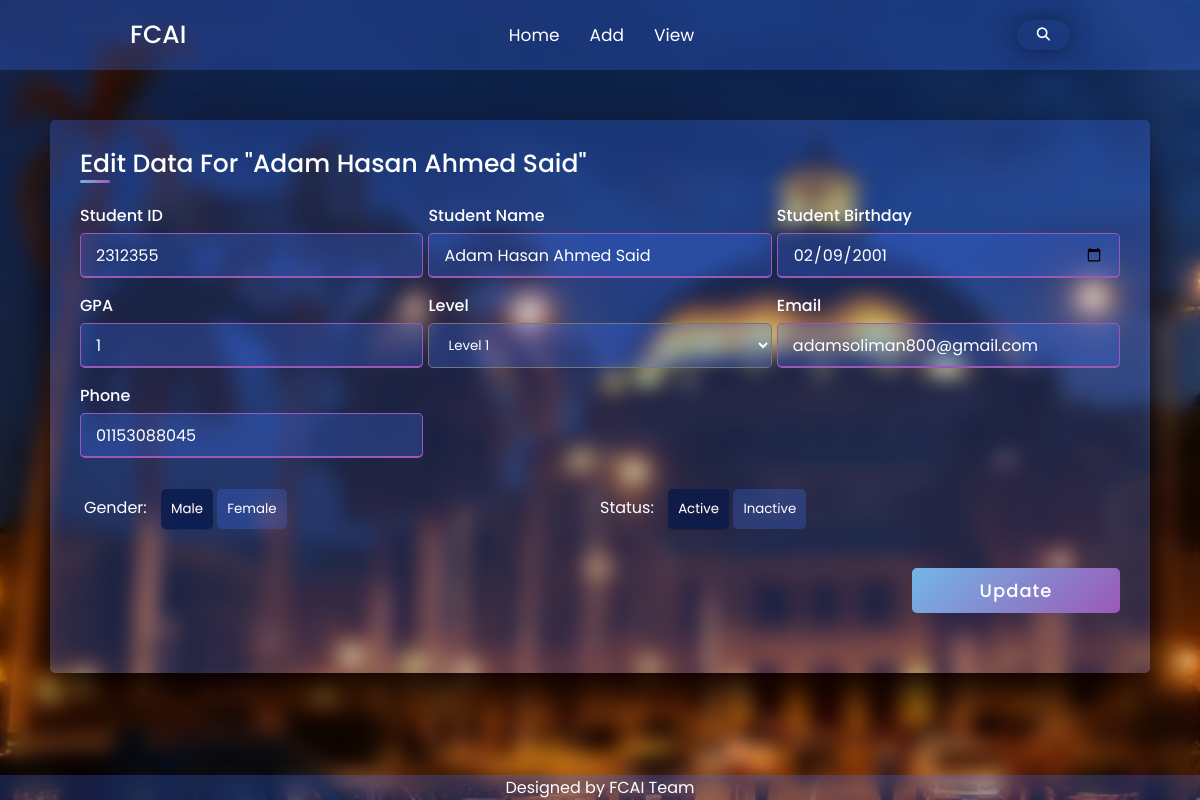
Page /edit/28 on the committed database.
### student/models.py (models this page shows)
class Student(models.Model):
    sid = models.IntegerField()
    sBD = models.DateField()
    name = models.CharField(max_length = 500)
    phone = models.CharField(max_length=11)
    email = models.CharField(max_length = 500)
    level = models.CharField(max_length = 10)
    Dpt = models.CharField(max_length = 200, null=True, blank=True)
    sgpa = models.CharField(max_length=200)
    level = models.CharField(max_length=200)
    gender = models.BooleanField(default= True)
    stat = models.BooleanField(default = True)

### student/views.py (the view)
# urls.py: path('edit/<int:id>' , views.Edit , name = 'Edit'),
def Edit(request, id):
    editStudent = Student.objects.get(id = id)
    return render(request , 'student/Edit.html', {'editStudent' : editStudent})

### templates/student/Edit.html (shortened to what this page needs)
{% load static %}
<!DOCTYPE html>
<html lang="en">
<head>
    <link rel="stylesheet" href="{% static 'css/styles.css' %}">
    <link href='https://unpkg.com/boxicons@2.1.1/css/boxicons.min.css' rel='stylesheet'>
    <link rel="stylesheet" href="https://cdnjs.cloudflare.com/ajax/libs/font-awesome/6.1.1/css/all.min.css" />
</head>
<body>
        <header>
            <nav>
                <div class="nav-bar">
                    <span class="logo"><a href="#">FCAI</a></span>
                    <div class="menu">
                        <ul class="nav-links">
                            <li><a href="{% url 'index' %}">Home</a></li>
                            <li><a href="{% url 'add' %}">Add</a></li>
                            <li><a href="{% url 'view' %}">View</a></li>
                        </ul>
                    </div>
                    <form class="searchContainer"  method=POST  action = "{% url 'result' %}">
                        <button type="submit" class="searchBtn">
                          <i class="fas fa-search"></i>
                        </button>
                      </form>
                </div>
            </nav>
        </header>
    <section>
        <div class="addForm">
            <div class="addTitle">Edit Data For "{{editStudent.name}}"</div>
            <div class="addFormContent">
              <form action="{% url 'editting' editStudent.id %}" id="form" method = POST>
                <div class="stdDetails addCustomDisplay">
                  <div class="input-box editInputWidth">
                    <label for="ID">Student ID</label>
                    <input type="number" id="ID" name="id" value="{{editStudent.sid}}" required>
                  </div>
                  <div class="input-box editInputWidth">
                    <label for="name">Student Name</label>
                    <input type="text" id="name" name="name" value="{{editStudent.name}}" required>
                  </div>
                  <div class="input-box editInputWidth">
                    <label for="BD">Student Birthday</label>
                    <input type="date" id="Bd" name="Birthday"required value="{{editStudent.sBD|date:'Y-m-d'}}">
                  </div>
                  <div class="input-box editInputWidth">
                    <label for="GPA">GPA</label>
                    <input type="number" id="GPA" name="GPA" value="{{editStudent.sgpa}}" required>
                  </div>
                  <div class="input-box editInputWidth">
                    <label for="level">Level</label>
                    <div class="select">
                        <select class="levelsOptions" id="levels" name = "level" onchange="getSelectValue()">
                          <option value="Level 1">Level 1</option>
                        </select>
                      </div>
                  </div>
                  <div class="input-box editInputWidth">
                    <label for="Email">Email</label>
                    <input type="email" id="email" name="email" value="{{editStudent.email}}" required>
                  </div>
                  <div class="input-box editInputWidth">
                    <label for="phone">Phone</label>
                    <input type="number" id="phone" name="phone" value="{{editStudent.phone}}" required>
                  </div>
                </div>
                <div class="radio">
                  <div class="gender">
                    <label for="gender">Gender:</label>
                    {% if editStudent.gender == True  %}
                      <input label="Male" type="radio" name="gender" value="True" checked required>
                      <input label="Female" type="radio" name="gender" value="False" required>
                    {% else %}
                      <input label="Male" type="radio" name="gender" value="True" required>
                      <input label="Female" type="radio" name="gender" value="False" checked required>
                    {% endif %}
                  </div>
                  <div class="status">
                    <label for="status">Status:</label>
                    {% if editStudent.stat == True  %}
                      <input label="Active" type="radio" name="status" value="True" checked required>
                      <input label="Inactive" type="radio" name="status" value="False" required>
                    {% else %}
                      <input label="Active" type="radio" name="status" value="True" required>
                      <input label="Inactive" type="radio" name="status" value="False" checked required>
                    {% endif %}
                  </div>
                </div>
                <div class="button">
                  <div id="status">
                  </div>
                  <input type="submit" value="Update" id="update">
                </div>
              </form>
            </div>
          </div>
    </section>
    <footer>
        <p>Designed by FCAI Team</p>
    </footer>
</body>
</html>

### static/css/styles.css (style rules this page uses)
* { margin: 0; padding: 0; box-sizing: border-box; font-family: 'Poppins', sans-serif; }
:root { --body-color: #E4E9F7; --nav-color: #4070f445; --side-nav: #010718; --text-color: #FFF; --search-bar: #F2F2F2; --search-text: #010718; --Dark-color: #24252657; }
body { min-height: 100vh; height: auto; background-image: url('../image/cover_cairo.jpg'); background-size: cover; background-position: center; backdrop-filter: blur(10px); background-repeat: no-repeat; }
#status { display: flex; justify-content: left; align-items: center; border-radius: 10px; padding: 0px 10px 0px 10px; color: var(--text-color); }
nav { top: 0; left: 0; height: 70px; width: 100%; background-color: var(--nav-color); z-index: 100; }
nav .nav-bar { position: relative; height: 100%; max-width: 1000px; width: 100%; margin: 0 auto; padding: 0 30px; display: flex; align-items: center; justify-content: space-between; }
nav .nav-bar .logo a { font-size: 25px; font-weight: 500; color: var(--text-color); text-decoration: none; }
.nav-bar .nav-links { display: flex; align-items: center; }
.nav-bar .nav-links li { margin: 0 5px; list-style: none; }
.nav-links li a { position: relative; font-size: 17px; font-weight: 400; color: var(--text-color); text-decoration: none; padding: 10px; }
.nav-links li a::before { content: ''; position: absolute; left: 50%; bottom: 0; transform: translateX(-50%); height: 6px; width: 6px; border-radius: 50%; background-color: var(--text-color); opacity: 0; transition: all 0.3s ease; }
.searchContainer { height: 30px; border-radius: 30px; padding: 10px 20px; display: flex; align-items: center; cursor: pointer; transition: 0.8s; box-shadow: 0 0 25px 0 rgba(0, 0, 0, 0.4); }
.searchContainer .searchBtn .fas { color: var(--text-color); }
.searchContainer .searchBtn { background: none; border: none; width: 100%; }
section { padding: 50px; }
.addForm { background-color: var(--nav-color); padding: 25px 30px; border-radius: 5px; box-shadow: 0 30px 50px rgb(10 0 0); margin: auto; }
.addForm .addTitle { font-size: 25px; font-weight: 500; position: relative; color: var(--text-color); }
.addForm .addTitle::before { content: ""; position: absolute; left: 0; bottom: 0; height: 3px; width: 30px; border-radius: 5px; background: linear-gradient(135deg, #71b7e6, #9b59b6); }
.addFormContent form .stdDetails { margin: 20px 0 12px 0; }
.addCustomDisplay { display: flex; flex-wrap: wrap; justify-content: space-between; }
form .stdDetails .input-box { margin-bottom: 15px; }
.editInputWidth { width: 33%; }
form .input-box label { display: block; font-weight: 500; margin-bottom: 5px; color: var(--text-color); }
.stdDetails .input-box input { height: 45px; width: 100%; color: var(--text-color); outline: none; font-size: 16px; border-radius: 5px; padding: 15px 15px; border: 1px solid rgb(99, 57, 57); border-bottom-width: 2px; transition: all 0.3s ease; background-color: var(--nav-color); }
.stdDetails .input-box input:focus, .stdDetails .input-box input:valid { border-color: #9b59b6; }
::placeholder { color: var(--text-color); font-weight: lighter; }
.radio { padding: 4px; border-radius: 3px; position: relative; display: flex; }
.gender { width: 50%; }
.radio label { color: var(--text-color); margin-right: 10px; }
.radio input { width: auto; height: 100%; appearance: none; outline: none; cursor: pointer; border-radius: 5px; padding: 10px 10px; background: var(--nav-color); color: var(--text-color); }
.radio input:checked { background-color: #05184aba; color: #fff; box-shadow: 0 1px 1px #0000002e; text-shadow: 0 1px 0px #79485f7a; }
.radio input:before { content: attr(label); display: inline-block; text-align: center; width: 100%; }
form .button { height: 45px; margin: 35px 0; display: flex; justify-content: space-between; }
form .button input { height: 100%; width: 20%; border-radius: 5px; border: none; color: #fff; font-size: 18px; font-weight: 500; letter-spacing: 1px; cursor: pointer; transition: all 0.3s ease; background: linear-gradient(135deg, #71b7e6, #9b59b6); }
.levelsOptions { width: 100%; height: 45px; border-radius: 5px; padding: 10px 15px; background-color: var(--nav-color); color: var(--text-color); }
.levelsOptions option { background-color: var(--nav-color); color: #010718; }
footer { background-color: var(--nav-color); text-align: center; bottom: 0; position: absolute; width: 100%; }
footer p { color: var(--text-color); }

### rows in the picture
Student: name "Adam Hasan Ahmed Said", id "2312355", Birthday "02/09/2001", GPA "1", email "adamsoliman800@gmail.com", phone "01153088045"
